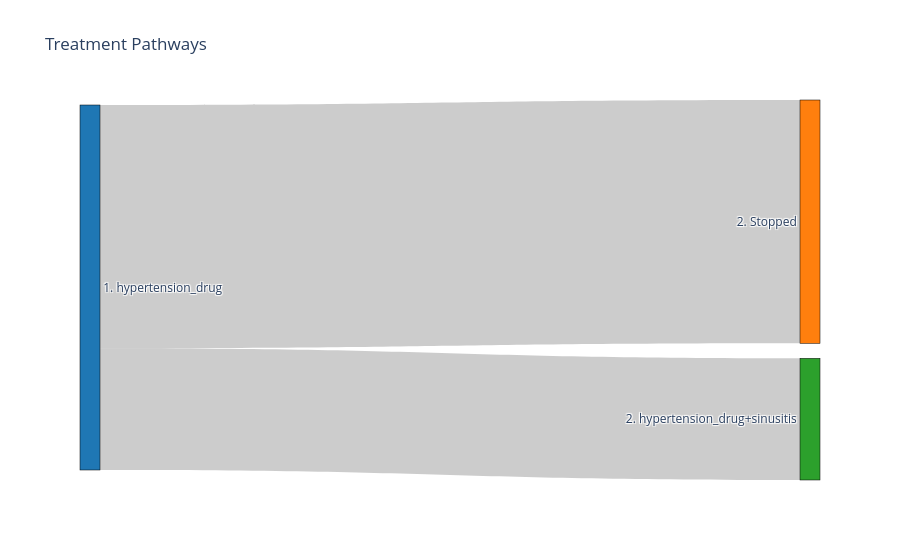

Notebook cell for this chart:
### Markdown cell above
## 7. Sankey Diagram

`plot_sankey` visualises treatment flows from one line to the next.

### Code cell
plot_sankey(summary)

### Figure 1 — Plotly figure (JSON) as saved in the notebook; plotly's stock layout.template omitted (floating-point values rounded to 4 significant figures)
{"data": [{"link": {"source": [0, 0], "target": [1, 2], "value": [4, 2]}, "node": {"color": ["#1f77b4", "#ff7f0e", "#2ca02c"], "label": ["1. hypertension_drug", "2. Stopped", "2. hypertension_drug+sinusitis"], "line": {"color": "black", "width": 0.5}, "pad": 15, "thickness": 20}, "type": "sankey"}], "layout": {"font": {"size": 12}, "title": {"text": "Treatment Pathways"}}}
